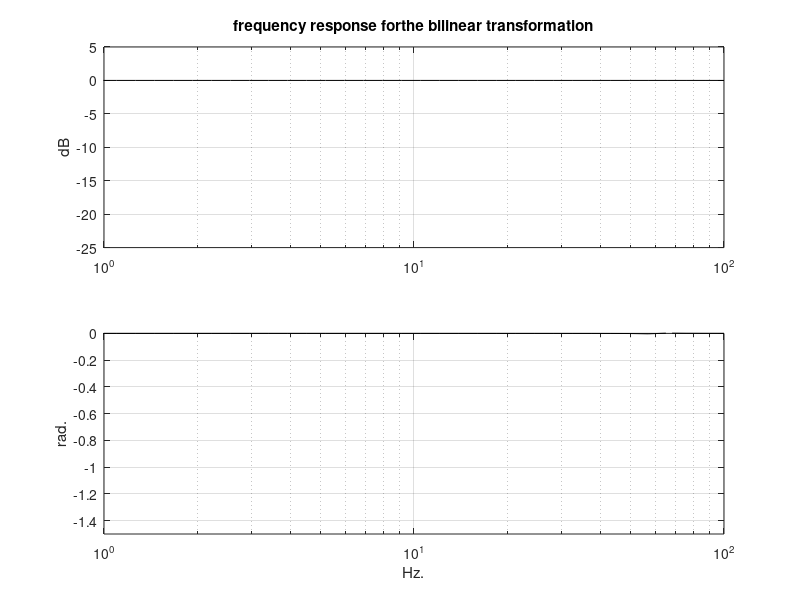

Write MATLAB code to recreate this figure.
% Bilinear transformation
% from analog filter to digital filter
%Analog filter (wc= 63rad/s = 10Hz.):
num=[63]; % transfer function numerator;
den=[1 63]; %transfer function denominator
%Digital filter
fs=120; %sampling frequency in Hz.
%bilinear transformation:
[numd,dend]= bilinear(num,den,fs);
%logaritmic set of frequency values in Hz:
f=logspace(-1,2);
G=freqz(numd,dend,f,fs); %computes frequency response
AG=20*log10(abs(G)); %take decibels
FI=angle(G); %take phases (rad)
subplot(2,1,1); semilogx(f,AG,'k'); %plots decibels
grid;axis([1 100 -25 5]);
ylabel('dB');
title('frequency response forthe bilinear transformation')
subplot(2,1,2); semilogx(f,FI,'k'); %plots phases
grid;axis([1 100 -1.5 0]);
ylabel('rad.'); xlabel('Hz.')